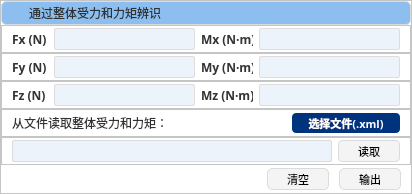
          <widget class="QFrame" name="frame_fm">
           <property name="minimumSize">
            <size>
             <width>0</width>
             <height>194</height>
            </size>
           </property>
           <property name="styleSheet">
            <string notr="true">#frame_fm{
	background: #FFFFFF;
	border-radius: 5px 5px 0px 0px;
	border: 1px solid #DBDBDB;
}
QFrame{
	background-color: rgb(255, 255, 255);
}</string>
           </property>
           <property name="frameShape">
            <enum>QFrame::StyledPanel</enum>
           </property>
           <property name="frameShadow">
            <enum>QFrame::Raised</enum>
           </property>
           <layout class="QVBoxLayout" name="verticalLayout_fm">
            <property name="spacing">
             <number>0</number>
            </property>
            <property name="leftMargin">
             <number>0</number>
            </property>
            <property name="topMargin">
             <number>0</number>
            </property>
            <property name="rightMargin">
             <number>0</number>
            </property>
            <property name="bottomMargin">
             <number>0</number>
            </property>
            <item>
             <widget class="QFrame" name="frame_fm_title">
              <property name="maximumSize">
               <size>
                <width>16777215</width>
                <height>24</height>
               </size>
              </property>
              <property name="styleSheet">
               <string notr="true">#frame_fm_title{
	background: radial-gradient, #8CBEEF;
	border-radius: 5px 5px 0px 0px;
	border: 1px solid #DBDBDB;
}
#frame_20{
	background: radial-gradient, #8CBEEF;
	border-radius: 5px 5px 0px 0px;
	border: none;
}
QLabel {
	font-weight: 400;
	font-size: 12px;
	color: #303133;
	text-align: left;
	font-style: normal;
	text-transform: none;
	background-color: rgb(140, 190, 239);
	border-radius: 5px 5px 0px 0px;
	border: none;
}
QPushButton {
	background-color: rgb(140, 190, 239);
	border-radius: 5px 5px 0px 0px;
	border: none;
}</string>
              </property>
              <property name="frameShape">
               <enum>QFrame::StyledPanel</enum>
              </property>
              <property name="frameShadow">
               <enum>QFrame::Raised</enum>
              </property>
              <layout class="QHBoxLayout" name="horizontalLayout_fm_title">
               <property name="spacing">
                <number>6</number>
               </property>
               <property name="leftMargin">
                <number>6</number>
               </property>
               <property name="topMargin">
                <number>0</number>
               </property>
               <property name="rightMargin">
                <number>10</number>
               </property>
               <property name="bottomMargin">
                <number>0</number>
               </property>
               <item>
                <widget class="QFrame" name="frame_20">
                 <property name="frameShape">
                  <enum>QFrame::StyledPanel</enum>
                 </property>
                 <property name="frameShadow">
                  <enum>QFrame::Raised</enum>
                 </property>
                 <layout class="QHBoxLayout" name="horizontalLayout_20">
                  <property name="spacing">
                   <number>6</number>
                  </property>
                  <property name="leftMargin">
                   <number>0</number>
                  </property>
                  <property name="topMargin">
                   <number>0</number>
                  </property>
                  <property name="rightMargin">
                   <number>0</number>
                  </property>
                  <property name="bottomMargin">
                   <number>0</number>
                  </property>
                  <item>
                   <widget class="QLabel" name="label_20">
                    <property name="minimumSize">
                     <size>
                      <width>15</width>
                      <height>15</height>
                     </size>
                    </property>
                    <property name="maximumSize">
                     <size>
                      <width>15</width>
                      <height>15</height>
                     </size>
                    </property>
                    <property name="text">
                     <string/>
                    </property>
                    <property name="pixmap">
                     <pixmap resource="res.qrc">:/icons/icon_02.png</pixmap>
                    </property>
                    <property name="scaledContents">
                     <bool>true</bool>
                    </property>
                   </widget>
                  </item>
                  <item>
                   <widget class="QLabel" name="label_200">
                    <property name="font">
                     <font>
                      <family>黑体</family>
                      <pointsize>-1</pointsize>
                      <weight>50</weight>
                      <italic>false</italic>
                      <bold>false</bold>
                     </font>
                    </property>
                    <property name="text">
                     <string>通过整体受力和力矩辨识</string>
                    </property>
                   </widget>
                  </item>
                 </layout>
                </widget>
               </item>
               <item>
                <spacer name="horizontalSpacer_fm_about">
                 <property name="orientation">
                  <enum>Qt::Horizontal</enum>
                 </property>
                 <property name="sizeHint" stdset="0">
                  <size>
                   <width>202</width>
                   <height>6</height>
                  </size>
                 </property>
                </spacer>
               </item>
               <item>
                <widget class="QPushButton" name="pushButton_20">
                 <property name="font">
                  <font>
                   <family>Arial</family>
                   <pointsize>8</pointsize>
                  </font>
                 </property>
                 <property name="text">
                  <string/>
                 </property>
                 <property name="icon">
                  <iconset resource="res.qrc">
                   <normaloff>:/icons/icon_about.png</normaloff>:/icons/icon_about.png</iconset>
                 </property>
                </widget>
               </item>
              </layout>
             </widget>
            </item>
            <item>
             <widget class="QFrame" name="frame_fm_input_1">
              <property name="styleSheet">
               <string notr="true">QLabel{
	font-weight: 500;
	font-size: 12px;
	color: #333333;
	text-align: left;
	font-style: normal;
	text-transform: none;
}
QLineEdit{
	height: 20px;
	background: #ECF3FB;
	border-radius: 2px 2px 2px 2px;
	border: 1px solid #DDDDDD;
}</string>
              </property>
              <property name="frameShape">
               <enum>QFrame::StyledPanel</enum>
              </property>
              <property name="frameShadow">
               <enum>QFrame::Raised</enum>
              </property>
              <layout class="QHBoxLayout" name="horizontalLayout_fm_input_1">
               <property name="spacing">
                <number>6</number>
               </property>
               <property name="leftMargin">
                <number>10</number>
               </property>
               <property name="topMargin">
                <number>0</number>
               </property>
               <property name="rightMargin">
                <number>10</number>
               </property>
               <property name="bottomMargin">
                <number>0</number>
               </property>
               <item>
                <widget class="QLabel" name="label_21">
                 <property name="minimumSize">
                  <size>
                   <width>36</width>
                   <height>0</height>
                  </size>
                 </property>
                 <property name="maximumSize">
                  <size>
                   <width>36</width>
                   <height>16777215</height>
                  </size>
                 </property>
                 <property name="font">
                  <font>
                   <family>等线</family>
                   <pointsize>-1</pointsize>
                   <weight>62</weight>
                   <italic>false</italic>
                   <bold>true</bold>
                  </font>
                 </property>
                 <property name="text">
                  <string>Fx (N)</string>
                 </property>
                </widget>
               </item>
               <item>
                <widget class="QLineEdit" name="lineEdit_21"/>
               </item>
               <item>
                <widget class="QLabel" name="label_24">
                 <property name="minimumSize">
                  <size>
                   <width>52</width>
                   <height>0</height>
                  </size>
                 </property>
                 <property name="maximumSize">
                  <size>
                   <width>52</width>
                   <height>16777215</height>
                  </size>
                 </property>
                 <property name="font">
                  <font>
                   <family>等线</family>
                   <pointsize>-1</pointsize>
                   <weight>62</weight>
                   <italic>false</italic>
                   <bold>true</bold>
                  </font>
                 </property>
                 <property name="text">
                  <string>Mx (N·m)</string>
                 </property>
                </widget>
               </item>
               <item>
                <widget class="QLineEdit" name="lineEdit_24"/>
               </item>
              </layout>
             </widget>
            </item>
            <item>
             <widget class="QFrame" name="frame_fm_input_2">
              <property name="styleSheet">
               <string notr="true">QLabel{
	font-weight: 500;
	font-size: 12px;
	color: #333333;
	font-style: normal;
	text-transform: none;
}
QLineEdit{
	height: 20px;
	background: #ECF3FB;
	border-radius: 2px 2px 2px 2px;
	border: 1px solid #DDDDDD;
}</string>
              </property>
              <property name="frameShape">
               <enum>QFrame::StyledPanel</enum>
              </property>
              <property name="frameShadow">
               <enum>QFrame::Raised</enum>
              </property>
              <layout class="QHBoxLayout" name="horizontalLayout_fm_input_2">
               <property name="spacing">
                <number>6</number>
               </property>
               <property name="leftMargin">
                <number>10</number>
               </property>
               <property name="topMargin">
                <number>0</number>
               </property>
               <property name="rightMargin">
                <number>10</number>
               </property>
               <property name="bottomMargin">
                <number>0</number>
               </property>
               <item>
                <widget class="QLabel" name="label_22">
                 <property name="minimumSize">
                  <size>
                   <width>36</width>
                   <height>0</height>
                  </size>
                 </property>
                 <property name="maximumSize">
                  <size>
                   <width>36</width>
                   <height>16777215</height>
                  </size>
                 </property>
                 <property name="font">
                  <font>
                   <family>等线</family>
                   <pointsize>-1</pointsize>
                   <weight>62</weight>
                   <italic>false</italic>
                   <bold>true</bold>
                  </font>
                 </property>
                 <property name="text">
                  <string>Fy (N)</string>
                 </property>
                </widget>
               </item>
               <item>
                <widget class="QLineEdit" name="lineEdit_22"/>
               </item>
               <item>
                <widget class="QLabel" name="label_25">
                 <property name="minimumSize">
                  <size>
                   <width>52</width>
                   <height>0</height>
                  </size>
                 </property>
                 <property name="maximumSize">
                  <size>
                   <width>52</width>
                   <height>16777215</height>
                  </size>
                 </property>
                 <property name="font">
                  <font>
                   <family>等线</family>
                   <pointsize>-1</pointsize>
                   <weight>62</weight>
                   <italic>false</italic>
                   <bold>true</bold>
                  </font>
                 </property>
                 <property name="text">
                  <string>My (N·m)</string>
                 </property>
                </widget>
               </item>
               <item>
                <widget class="QLineEdit" name="lineEdit_25"/>
               </item>
              </layout>
             </widget>
            </item>
            <item>
             <widget class="QFrame" name="frame_fm_input_3">
              <property name="styleSheet">
               <string notr="true">QLabel{
	font-weight: 500;
	font-size: 12px;
	color: #333333;
	text-align: left;
	font-style: normal;
	text-transform: none;
}
QLineEdit{
	height: 20px;
	background: #ECF3FB;
	border-radius: 2px 2px 2px 2px;
	border: 1px solid #DDDDDD;
}</string>
              </property>
              <property name="frameShape">
               <enum>QFrame::StyledPanel</enum>
              </property>
              <property name="frameShadow">
               <enum>QFrame::Raised</enum>
              </property>
              <layout class="QHBoxLayout" name="horizontalLayout_fm_input_3">
               <property name="spacing">
                <number>6</number>
               </property>
               <property name="leftMargin">
                <number>10</number>
               </property>
               <property name="topMargin">
                <number>0</number>
               </property>
               <property name="rightMargin">
                <number>10</number>
               </property>
               <property name="bottomMargin">
                <number>0</number>
               </property>
               <item>
                <widget class="QLabel" name="label_23">
                 <property name="minimumSize">
                  <size>
                   <width>36</width>
                   <height>0</height>
                  </size>
                 </property>
                 <property name="maximumSize">
                  <size>
                   <width>36</width>
                   <height>16777215</height>
                  </size>
                 </property>
                 <property name="font">
                  <font>
                   <family>等线</family>
                   <pointsize>-1</pointsize>
                   <weight>62</weight>
                   <italic>false</italic>
                   <bold>true</bold>
                  </font>
                 </property>
                 <property name="text">
                  <string>Fz (N)</string>
                 </property>
                </widget>
               </item>
               <item>
                <widget class="QLineEdit" name="lineEdit_23"/>
               </item>
               <item>
                <widget class="QLabel" name="label_26">
                 <property name="minimumSize">
                  <size>
                   <width>52</width>
                   <height>0</height>
                  </size>
                 </property>
                 <property name="maximumSize">
                  <size>
                   <width>52</width>
                   <height>16777215</height>
                  </size>
                 </property>
                 <property name="font">
                  <font>
                   <family>等线</family>
                   <pointsize>-1</pointsize>
                   <weight>62</weight>
                   <italic>false</italic>
                   <bold>true</bold>
                  </font>
                 </property>
                 <property name="text">
                  <string>Mz (N·m)</string>
                 </property>
                </widget>
               </item>
               <item>
                <widget class="QLineEdit" name="lineEdit_26"/>
               </item>
              </layout>
             </widget>
            </item>
            <item>
             <widget class="QFrame" name="frame_fm_file">
              <property name="styleSheet">
               <string notr="true">QLabel{
	font-weight: 400;
	font-size: 12px;
	color: #303133;
	text-align: left;
	font-style: normal;
	text-transform: none;
}
QPushButton {
	height: 20px;
	background: #00337E;
	border-radius: 4px 4px 4px 4px;
	color: rgb(255, 255, 255);
}</string>
              </property>
              <property name="frameShape">
               <enum>QFrame::StyledPanel</enum>
              </property>
              <property name="frameShadow">
               <enum>QFrame::Raised</enum>
              </property>
              <layout class="QHBoxLayout" name="horizontalLayout_fm_file">
               <property name="spacing">
                <number>6</number>
               </property>
               <property name="leftMargin">
                <number>10</number>
               </property>
               <property name="topMargin">
                <number>0</number>
               </property>
               <property name="rightMargin">
                <number>10</number>
               </property>
               <property name="bottomMargin">
                <number>0</number>
               </property>
               <item>
                <widget class="QLabel" name="label_201">
                 <property name="font">
                  <font>
                   <family>黑体</family>
                   <pointsize>-1</pointsize>
                   <weight>50</weight>
                   <italic>false</italic>
                   <bold>false</bold>
                  </font>
                 </property>
                 <property name="text">
                  <string>从文件读取整体受力和力矩：</string>
                 </property>
                </widget>
               </item>
               <item>
                <spacer name="horizontalSpacer_fm_file">
                 <property name="orientation">
                  <enum>Qt::Horizontal</enum>
                 </property>
                 <property name="sizeHint" stdset="0">
                  <size>
                   <width>90</width>
                   <height>6</height>
                  </size>
                 </property>
                </spacer>
               </item>
               <item>
                <widget class="QPushButton" name="pushButton_201">
                 <property name="minimumSize">
                  <size>
                   <width>108</width>
                   <height>20</height>
                  </size>
                 </property>
                 <property name="maximumSize">
                  <size>
                   <width>108</width>
                   <height>20</height>
                  </size>
                 </property>
                 <property name="font">
                  <font>
                   <family>等线</family>
                   <pointsize>8</pointsize>
                   <weight>75</weight>
                   <italic>false</italic>
                   <bold>true</bold>
                  </font>
                 </property>
                 <property name="styleSheet">
                  <string notr="true"/>
                 </property>
                 <property name="text">
                  <string>选择文件(.xml)</string>
                 </property>
                </widget>
               </item>
              </layout>
             </widget>
            </item>
            <item>
             <widget class="QFrame" name="frame_fm_file_read">
              <property name="styleSheet">
               <string notr="true">QPushButton{
	width: 60px;
	height: 20px;
	background: qradialgradient(cx:0%, cy:0%, radius:100%, fx:50%, fy:50%, stop:0 #ECECED, stop:1 #FFFFFF);
	border-radius: 4px 4px 4px 4px;
	border: 1px solid #DBDBDD;
}
QLineEdit{
	height: 20px;
	background: #ECF3FB;
	border-radius: 2px 2px 2px 2px;
	border: 1px solid #DBDBDB;
}</string>
              </property>
              <property name="frameShape">
               <enum>QFrame::StyledPanel</enum>
              </property>
              <property name="frameShadow">
               <enum>QFrame::Raised</enum>
              </property>
              <layout class="QHBoxLayout" name="horizontalLayout_fm_file_read">
               <property name="spacing">
                <number>6</number>
               </property>
               <property name="leftMargin">
                <number>10</number>
               </property>
               <property name="topMargin">
                <number>0</number>
               </property>
               <property name="rightMargin">
                <number>10</number>
               </property>
               <property name="bottomMargin">
                <number>0</number>
               </property>
               <item>
                <widget class="QLineEdit" name="lineEdit_202"/>
               </item>
               <item>
                <widget class="QPushButton" name="pushButton_202">
                 <property name="font">
                  <font>
                   <family>黑体</family>
                   <pointsize>8</pointsize>
                  </font>
                 </property>
                 <property name="text">
                  <string>读取</string>
                 </property>
                </widget>
               </item>
              </layout>
             </widget>
            </item>
            <item>
             <widget class="QFrame" name="frame_fm_output">
              <property name="styleSheet">
               <string notr="true">QFrame{
	border-radius: 5px 5px 5px 5px;
	border: none;
}
QPushButton{
	width: 60px;
	height: 20px;
	background: qradialgradient(cx:0%, cy:0%, radius:100%, fx:50%, fy:50%, stop:0 #ECECED, stop:1 #FFFFFF);
	border-radius: 5px 5px 0px 0px;
	border: 1px solid #DBDBDD;
}</string>
              </property>
              <property name="frameShape">
               <enum>QFrame::StyledPanel</enum>
              </property>
              <property name="frameShadow">
               <enum>QFrame::Raised</enum>
              </property>
              <layout class="QHBoxLayout" name="horizontalLayout_fm_output">
               <property name="spacing">
                <number>10</number>
               </property>
               <property name="leftMargin">
                <number>10</number>
               </property>
               <property name="topMargin">
                <number>0</number>
               </property>
               <property name="rightMargin">
                <number>10</number>
               </property>
               <property name="bottomMargin">
                <number>0</number>
               </property>
               <item>
                <spacer name="horizontalSpacer_fm_output">
                 <property name="orientation">
                  <enum>Qt::Horizontal</enum>
                 </property>
                 <property name="sizeHint" stdset="0">
                  <size>
                   <width>222</width>
                   <height>5</height>
                  </size>
                 </property>
                </spacer>
               </item>
               <item>
                <widget class="QPushButton" name="pushButton_203">
                 <property name="font">
                  <font>
                   <family>黑体</family>
                   <pointsize>8</pointsize>
                  </font>
                 </property>
                 <property name="text">
                  <string>清空</string>
                 </property>
                </widget>
               </item>
               <item>
                <widget class="QPushButton" name="pushButton_200">
                 <property name="font">
                  <font>
                   <family>黑体</family>
                   <pointsize>8</pointsize>
                  </font>
                 </property>
                 <property name="text">
                  <string>输出</string>
                 </property>
                </widget>
               </item>
              </layout>
             </widget>
            </item>
           </layout>
          </widget>
